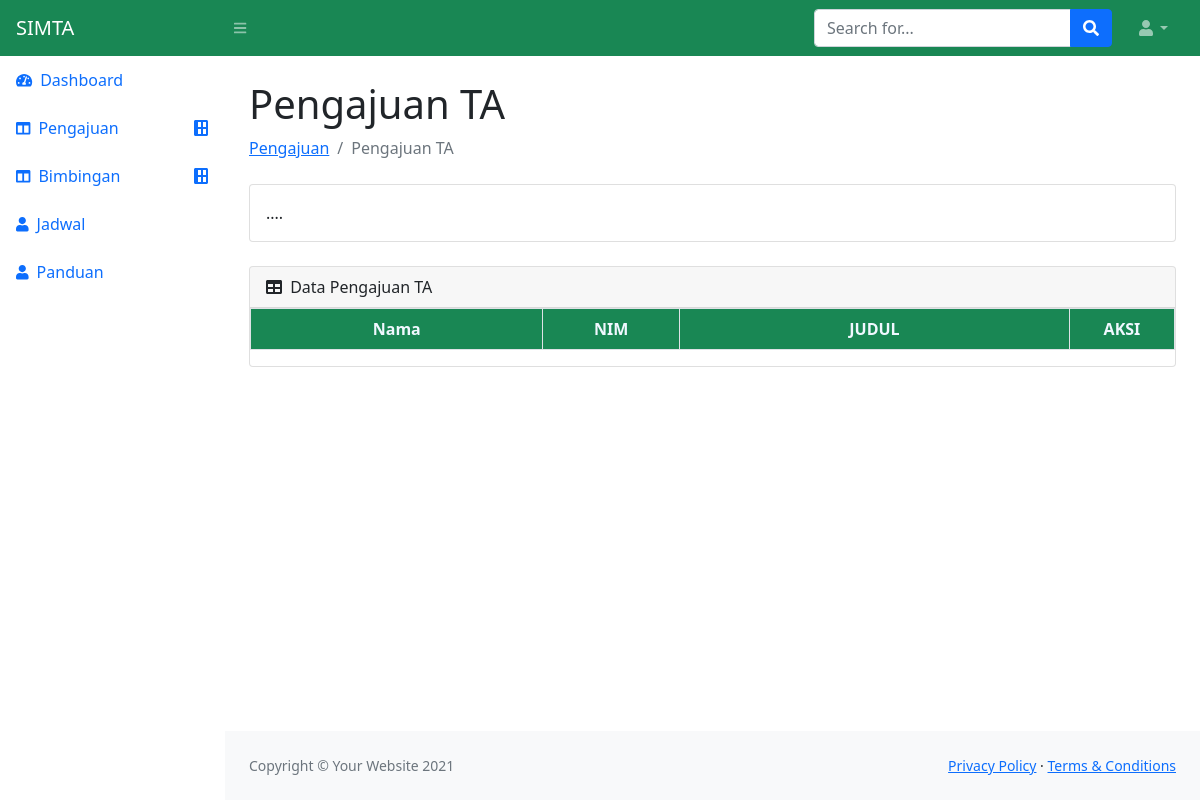
The app's page /pembimbing/pengajuan-ta, older data.
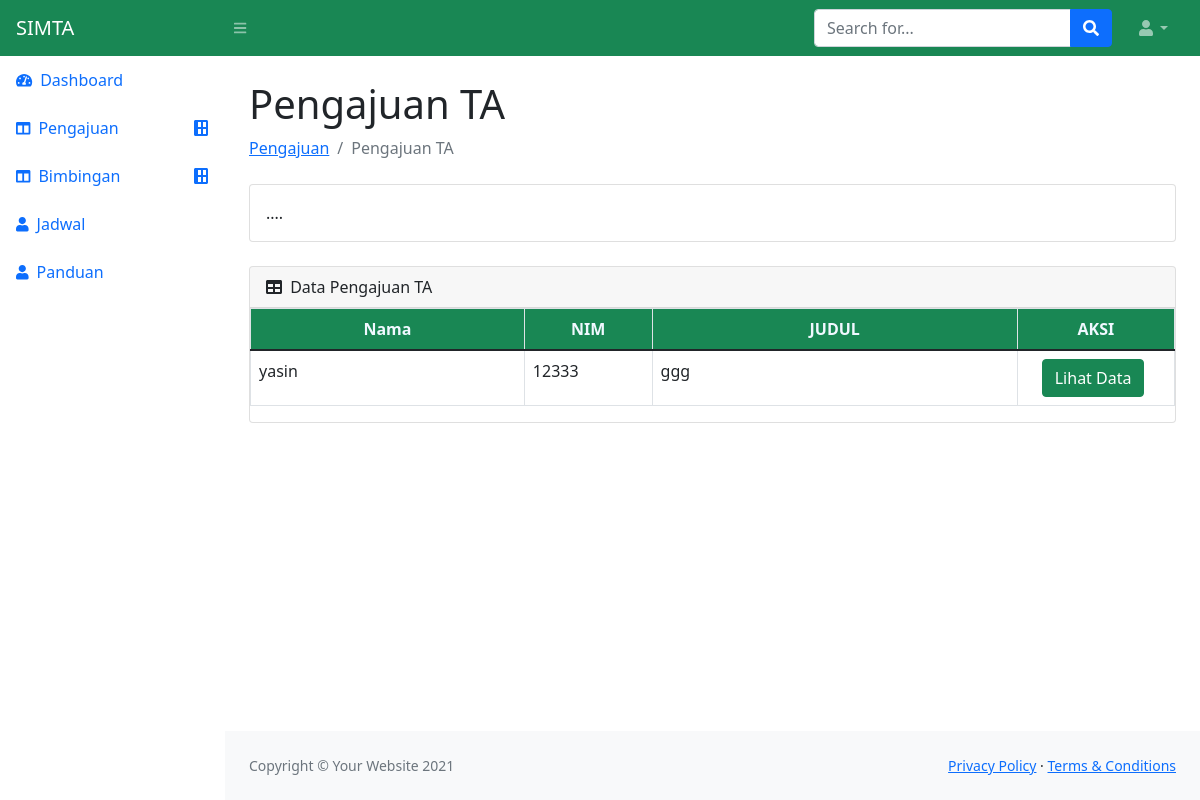
The same page, newer data.
### mahasiswa/models.py (models this page shows)
class ta (models.Model):
    nim = models.IntegerField()
    nama = models.CharField(max_length=50)
    judul = models.CharField(max_length=200)
    pembimbing_1 = models.CharField(max_length=20)
    pembimbing_2 = models.CharField(max_length=20)

### pembimbing/views.py (the view)
# urls.py: path('pengajuan-ta', views.pengajuanTAViewPembimbing, name='pengajuan-ta'),
def pengajuanTAViewPembimbing(request):
    data_ta = models.ta.objects.all()
    konteks = {'data_ta': data_ta}
    return render(request, 'pembimbing/pengajuan-ta.html',konteks)

### pembimbing/templates/pembimbing/pengajuan-ta.html (shortened to what this page needs)
{% extends 'main-pembimbing.html' %}
{% block content %}
<main>
    <div class="container-fluid px-4">
        <h1 class="mt-4">Pengajuan TA</h1>
        <ol class="breadcrumb mb-4">
            <li class="breadcrumb-item"><a href="index.html">Pengajuan</a></li>
            <li class="breadcrumb-item active">Pengajuan TA</li>
        </ol>
        <div class="card mb-4">
            <div class="card-body">
                ....
            </div>
        </div>
        <div class="card mb-4">
            <div class="card-header">
                <i class="fas fa-table me-1"></i>
                Data Pengajuan TA
            </div>
            <div class="table-responsive">
                <table class="table table-bordered">
                    <thead style="background-color: #198754">
                        <tr>
                            <th style="width: 15%; text-align: center; color: aliceblue;">Nama</th>
                            <th style="width: 7%; text-align: center; color: aliceblue;">NIM</th>
                            <th style="width: 20%; text-align: center; color: aliceblue;">JUDUL</th>
                            <th style="width: 5%;text-align: center; color: aliceblue">AKSI</th>
                        </tr>
                    </thead>
                    <tbody>
                        {%for i in data_ta%}
                        <tr>
                            <td>{{i.nama}}</td>
                            <td>{{i.nim}}</td>
                            <td>{{i.judul}}</td>
                            <td>
                                <div class="d-flex justify-content-between ">
                                    <div class="mx-3" >
                                        <a class="btn btn-success" data-bs-toggle="modal" href="#exampleModalToggle" role="button"><span>
                                        Lihat Data
                                        </span></a>
                                    </div>
                                </div>
                            </td>
                        </tr>
                        {%endfor%}
                    </tbody>
                </table>
            </div>
        </div>
    </div>
</main>
{% endblock %}

Row changes from the older to the newer data that the page shows:
added ta: nama "yasin", nim "12333", judul "ggg"
